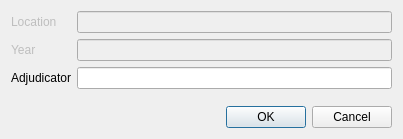
<?xml version="1.0" encoding="UTF-8"?>
<ui version="4.0">
 <class>AdjudicationOptionsDialog</class>
 <widget class="QDialog" name="AdjudicationOptionsDialog">
  <property name="geometry">
   <rect>
    <x>0</x>
    <y>0</y>
    <width>403</width>
    <height>139</height>
   </rect>
  </property>
  <property name="windowTitle">
   <string>Adjudication Sheet Options</string>
  </property>
  <layout class="QGridLayout" name="gridLayout">
   <item row="1" column="0">
    <widget class="QDialogButtonBox" name="btnBox">
     <property name="standardButtons">
      <set>QDialogButtonBox::Cancel|QDialogButtonBox::Ok</set>
     </property>
    </widget>
   </item>
   <item row="0" column="0">
    <layout class="QFormLayout" name="formLayout">
     <item row="0" column="0">
      <widget class="QLabel" name="locationLabel">
       <property name="enabled">
        <bool>false</bool>
       </property>
       <property name="text">
        <string>Location</string>
       </property>
      </widget>
     </item>
     <item row="0" column="1">
      <widget class="QLineEdit" name="locationLineEdit">
       <property name="enabled">
        <bool>false</bool>
       </property>
      </widget>
     </item>
     <item row="1" column="0">
      <widget class="QLabel" name="yearLabel">
       <property name="enabled">
        <bool>false</bool>
       </property>
       <property name="text">
        <string>Year</string>
       </property>
      </widget>
     </item>
     <item row="1" column="1">
      <widget class="QLineEdit" name="yearLineEdit">
       <property name="enabled">
        <bool>false</bool>
       </property>
      </widget>
     </item>
     <item row="2" column="0">
      <widget class="QLabel" name="adjudicatorLabel">
       <property name="text">
        <string>Adjudicator</string>
       </property>
      </widget>
     </item>
     <item row="2" column="1">
      <widget class="QLineEdit" name="adjudicatorLineEdit"/>
     </item>
    </layout>
   </item>
  </layout>
 </widget>
 <resources/>
 <connections/>
</ui>
